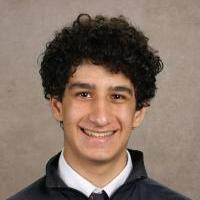
#> input picture cv2/ch6/aiden.jpg, 200 x 200 px
$ python arithmetic.py --image aiden.jpg
#> lines starting #> are read from the running program, lines starting #| are printed output that depends on the picture
from __future__ import print_function
import numpy as np
import argparse
import cv2

ap = argparse.ArgumentParser()
ap.add_argument("-i", "--image", required = True, help = "Path to the image")
args = vars(ap.parse_args())

image = cv2.imread(args["image"])
#> image is the input picture: shape (200, 200, 3); mean B, G, R 101.2, 113.3, 132.4
cv2.imshow("Original", image)

print("max of 255: {}".format(cv2.add(np.uint8([200]), np.uint8([100]))))
print("min of 0: {}".format(cv2.subtract(np.uint8([50]), np.uint8([100]))))

print("wrap around: {}".format(np.uint8([200]) + np.uint8([100])))
print("wrap around: {}".format(np.uint8([50]) - np.uint8([100])))

cv2.waitKey(0)

M = np.ones(image.shape, dtype = "uint8") * 100
added = cv2.add(image, M)
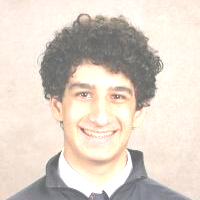
#> added: shape (200, 200, 3); mean B, G, R 199.6, 211.3, 222.6
cv2.imshow("Added", added)

M = np.ones(image.shape, dtype = "uint8") * 50
subtracted = cv2.subtract(image, M)
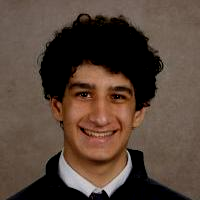
#> subtracted: shape (200, 200, 3); mean B, G, R 57.4, 68.9, 87.4
cv2.imshow("Subtracted", subtracted)

cv2.waitKey(0)
